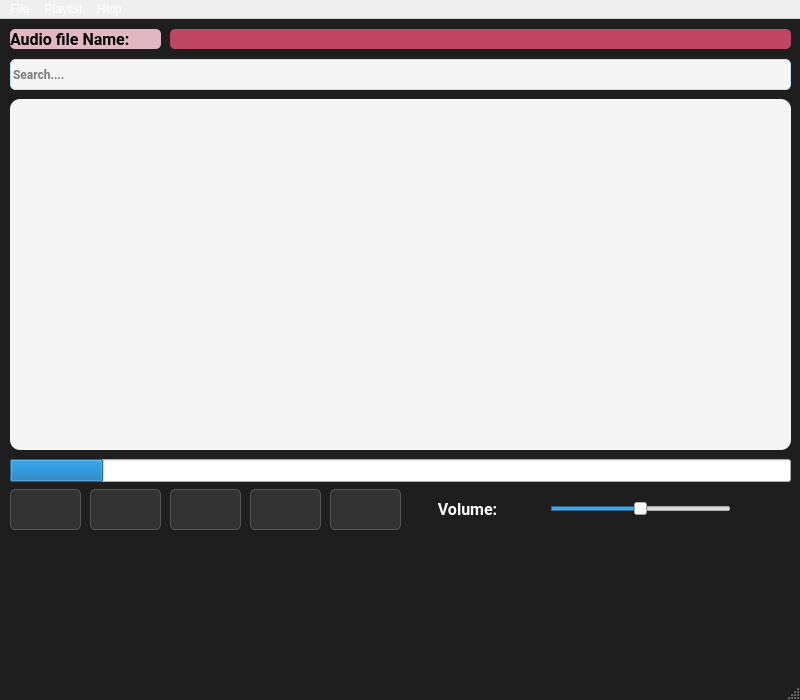
<?xml version="1.0" encoding="UTF-8"?>
<ui version="4.0">
 <class>MainWindow</class>
 <widget class="QMainWindow" name="MainWindow">
  <property name="geometry">
   <rect>
    <x>0</x>
    <y>0</y>
    <width>800</width>
    <height>700</height>
   </rect>
  </property>
  <property name="minimumSize">
   <size>
    <width>500</width>
    <height>250</height>
   </size>
  </property>
  <property name="maximumSize">
   <size>
    <width>1024</width>
    <height>800</height>
   </size>
  </property>
  <property name="windowTitle">
   <string>Senritsu</string>
  </property>
  <property name="styleSheet">
   <string notr="true">QMainWindow {
    background-color: #1e1e1e;
}
QWidget {
    font-family: &quot;Roboto&quot;, sans-serif;
    color: #ffffff;
}
QPushButton {
    color: #ffffff;
    background-color: #333333;
    border: 1px solid #555555;
    padding: 8px;
    border-radius: 5px;
    box-shadow: 2px 2px 5px rgba(0, 0, 0, 0.3);
    transition: transform 0.1s ease-in-out;
}
QPushButton:hover {
    background-color: #444444;
    transform: scale(1.05);
}
QPushButton:pressed {
    background-color: #007ACC;
}
</string>
  </property>
  <widget class="QWidget" name="centralwidget">
   <widget class="QLabel" name="lbl_File_Title">
    <property name="geometry">
     <rect>
      <x>10</x>
      <y>10</y>
      <width>151</width>
      <height>20</height>
     </rect>
    </property>
    <property name="font">
     <font>
      <family>Roboto</family>
      <pointsize>12</pointsize>
      <bold>true</bold>
     </font>
    </property>
    <property name="styleSheet">
     <string notr="true">background-color: #E1B7C4;
color: black;
border-radius: 5px;</string>
    </property>
    <property name="text">
     <string>Audio file Name:</string>
    </property>
   </widget>
   <widget class="QLabel" name="lbl_File_Name">
    <property name="geometry">
     <rect>
      <x>170</x>
      <y>10</y>
      <width>621</width>
      <height>20</height>
     </rect>
    </property>
    <property name="font">
     <font>
      <family>Roboto</family>
      <pointsize>12</pointsize>
      <bold>true</bold>
     </font>
    </property>
    <property name="styleSheet">
     <string notr="true">background-color: #C04563;
color: black;
border-radius: 5px;</string>
    </property>
    <property name="text">
     <string/>
    </property>
   </widget>
   <widget class="QPushButton" name="prevButton">
    <property name="geometry">
     <rect>
      <x>10</x>
      <y>470</y>
      <width>71</width>
      <height>41</height>
     </rect>
    </property>
    <property name="text">
     <string/>
    </property>
   </widget>
   <widget class="QPushButton" name="playButton">
    <property name="geometry">
     <rect>
      <x>90</x>
      <y>470</y>
      <width>71</width>
      <height>41</height>
     </rect>
    </property>
    <property name="text">
     <string/>
    </property>
   </widget>
   <widget class="QPushButton" name="pauseButton">
    <property name="geometry">
     <rect>
      <x>170</x>
      <y>470</y>
      <width>71</width>
      <height>41</height>
     </rect>
    </property>
    <property name="text">
     <string/>
    </property>
   </widget>
   <widget class="QPushButton" name="stopButton">
    <property name="geometry">
     <rect>
      <x>250</x>
      <y>470</y>
      <width>71</width>
      <height>41</height>
     </rect>
    </property>
    <property name="text">
     <string/>
    </property>
   </widget>
   <widget class="QPushButton" name="nextButton">
    <property name="geometry">
     <rect>
      <x>330</x>
      <y>470</y>
      <width>71</width>
      <height>41</height>
     </rect>
    </property>
    <property name="text">
     <string/>
    </property>
   </widget>
   <widget class="QProgressBar" name="progressBar">
    <property name="geometry">
     <rect>
      <x>10</x>
      <y>440</y>
      <width>781</width>
      <height>23</height>
     </rect>
    </property>
    <property name="value">
     <number>12</number>
    </property>
   </widget>
   <widget class="QSlider" name="volumeSlider">
    <property name="geometry">
     <rect>
      <x>550</x>
      <y>480</y>
      <width>181</width>
      <height>20</height>
     </rect>
    </property>
    <property name="maximum">
     <number>100</number>
    </property>
    <property name="value">
     <number>50</number>
    </property>
    <property name="orientation">
     <enum>Qt::Horizontal</enum>
    </property>
   </widget>
   <widget class="QLabel" name="label">
    <property name="geometry">
     <rect>
      <x>410</x>
      <y>480</y>
      <width>131</width>
      <height>21</height>
     </rect>
    </property>
    <property name="font">
     <font>
      <family>Roboto</family>
      <pointsize>12</pointsize>
      <bold>true</bold>
     </font>
    </property>
    <property name="text">
     <string>       Volume:</string>
    </property>
   </widget>
   <widget class="QListWidget" name="SongListWidget">
    <property name="geometry">
     <rect>
      <x>10</x>
      <y>80</y>
      <width>781</width>
      <height>351</height>
     </rect>
    </property>
    <property name="styleSheet">
     <string notr="true">background-image: url(:/bg.ico);
background-repeat: no-repeat;
background-position: center;
background-color:   #F5F5F5;
border-radius: 10px;
color: black;</string>
    </property>
   </widget>
   <widget class="QLineEdit" name="lineEdit">
    <property name="geometry">
     <rect>
      <x>10</x>
      <y>40</y>
      <width>781</width>
      <height>31</height>
     </rect>
    </property>
    <property name="font">
     <font>
      <family>Roboto</family>
      <bold>true</bold>
     </font>
    </property>
    <property name="styleSheet">
     <string notr="true">background-color:   #F5F5F5; border: 1px solid #B3E5FC; border-radius: 5px;
color :black;</string>
    </property>
    <property name="placeholderText">
     <string>Search....</string>
    </property>
   </widget>
  </widget>
  <widget class="QMenuBar" name="menubar">
   <property name="geometry">
    <rect>
     <x>0</x>
     <y>0</y>
     <width>800</width>
     <height>23</height>
    </rect>
   </property>
   <widget class="QMenu" name="fileMenu">
    <property name="title">
     <string>File</string>
    </property>
    <addaction name="openAction"/>
    <addaction name="openVideoAction"/>
    <addaction name="stopVideoAction"/>
    <addaction name="addBiblioSongAction"/>
    <addaction name="updateSongAction"/>
    <addaction name="exitAppAction"/>
   </widget>
   <widget class="QMenu" name="playlistMenu">
    <property name="title">
     <string>Playlist</string>
    </property>
    <addaction name="addPlaylistAction"/>
    <addaction name="savePlaylistAction"/>
   </widget>
   <widget class="QMenu" name="helpMenu">
    <property name="title">
     <string>Help</string>
    </property>
    <addaction name="aboutAppAction"/>
   </widget>
   <addaction name="fileMenu"/>
   <addaction name="playlistMenu"/>
   <addaction name="helpMenu"/>
  </widget>
  <widget class="QStatusBar" name="statusbar"/>
  <action name="openAction">
   <property name="text">
    <string>Open</string>
   </property>
  </action>
  <action name="exitAppAction">
   <property name="text">
    <string>Exit</string>
   </property>
  </action>
  <action name="addPlaylistAction">
   <property name="text">
    <string>New Playlist</string>
   </property>
  </action>
  <action name="aboutAppAction">
   <property name="text">
    <string>Abouts us</string>
   </property>
  </action>
  <action name="savePlaylistAction">
   <property name="text">
    <string>Save Playlist</string>
   </property>
  </action>
  <action name="updateSongAction">
   <property name="text">
    <string>Update Biblio</string>
   </property>
  </action>
  <action name="addBiblioSongAction">
   <property name="text">
    <string>Add Biblio</string>
   </property>
  </action>
  <action name="openVideoAction">
   <property name="text">
    <string>Open Video</string>
   </property>
  </action>
  <action name="stopVideoAction">
   <property name="text">
    <string>Stop Video</string>
   </property>
  </action>
 </widget>
 <resources/>
 <connections/>
</ui>
